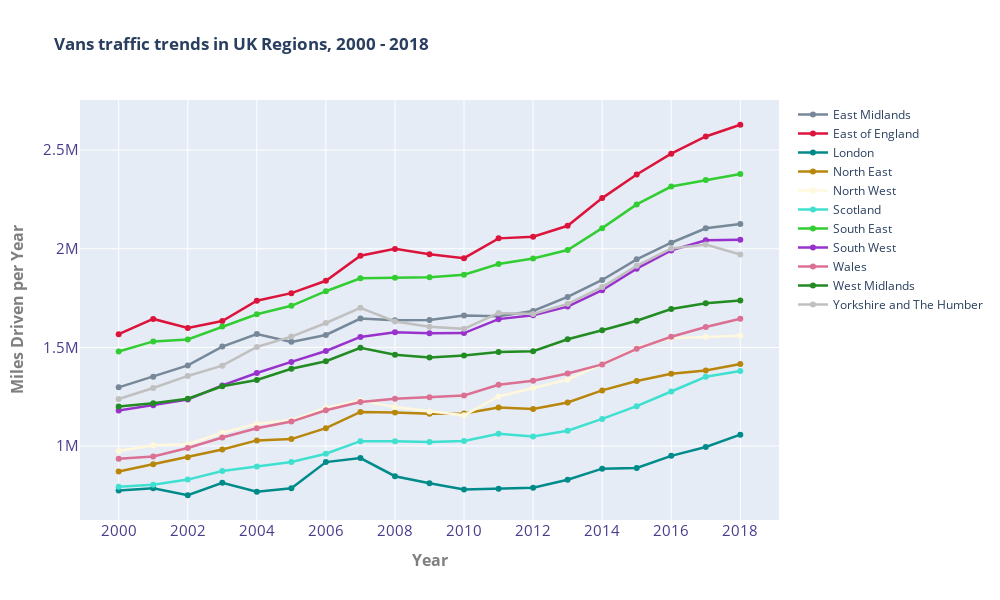

This figure's notebook cell:
### Code cell
### Vans --- UK Regions###
vehicles_traffic_flow(uk_traffic, 'lgvsmiles_driven', 'region_name')
